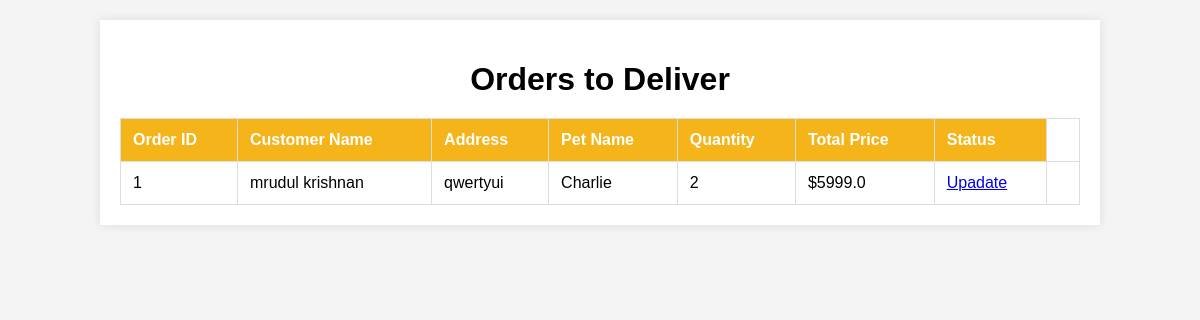
The page /view_order/ on the database as committed earlier.
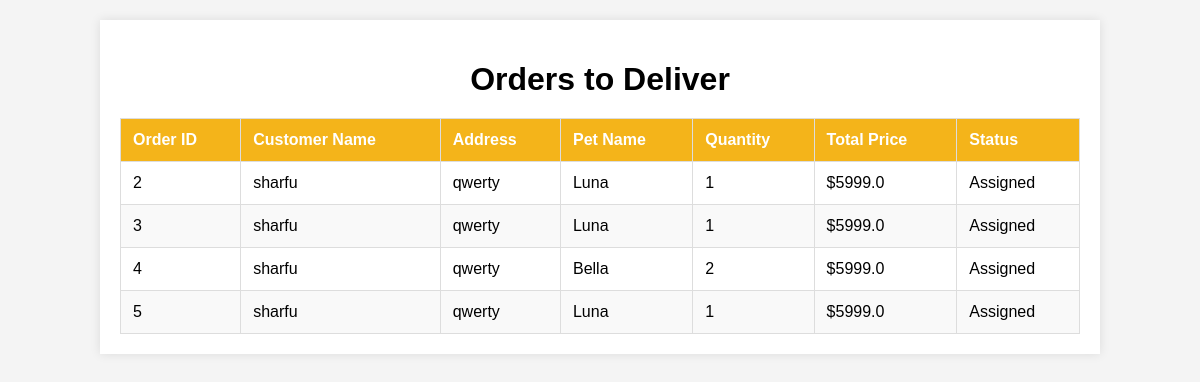
The same page on the database as committed later.
### pet_app/models.py (models this page shows)
class AssignTable(models.Model):
    BOY = models.ForeignKey(User, on_delete=models.CASCADE)
    BOOKING = models.ForeignKey(BookingDetails, on_delete=models.CASCADE)
    Date = models.DateTimeField(auto_now_add=True, null=True, blank=True)
    Status = models.CharField(max_length=30, blank=True, null=True)
    Comments = models.CharField(max_length=500, blank=True, null=True)

class BookingDetails(models.Model):
    Quantity = models.IntegerField()
    Status = models.CharField(max_length=30)
    PET = models.ForeignKey(Pet, on_delete=models.CASCADE)
    BOOK = models.ForeignKey(BookingTable, on_delete=models.CASCADE)

class BookingTable(models.Model):
    Date = models.DateField()
    Status = models.CharField(max_length=20)
    Total = models.FloatField()
    USER = models.ForeignKey(User, on_delete=models.CASCADE)

class User(AbstractUser):
    is_admin = models.BooleanField(default=False, verbose_name="Is admin")
    is_staff = models.BooleanField(default=False, verbose_name="Is Staff")
    is_customer = models.BooleanField(default=False, verbose_name="Is Customer")
    is_boy = models.BooleanField(default=False, verbose_name="Is Delivery Boy")
    name = models.CharField(max_length=100,null=True, blank=True)
    mobile = models.IntegerField(null=True, blank=True)
    Address = models.TextField(null=True, blank=True)
    email = models.EmailField(max_length=20,null=True, blank=True)
    role = models.CharField(max_length=20,null=True, blank=True)
    photo = models.ImageField(upload_to='profile/',null=True, blank=True)

class Pet(models.Model):
    name = models.CharField(max_length=100,null=False)
    category = models.ForeignKey(Category,on_delete=models.CASCADE)
    pic = models.ImageField(upload_to='pet/',null=False)
    price = models.DecimalField(max_digits=10,decimal_places=2,null=True,blank=True)
    description =models.CharField(max_length=300,null=False)
    breed=models.CharField(max_length=200,null=False)
    color=models.CharField(max_length=100,null=False)
    stock_level=models.IntegerField(null=False)
    age=models.CharField(max_length=100,null=False)
    vaccination = models.CharField(max_length=300,null=True)

### pet_app/views.py (the view)
# urls.py: path('view_order/', views.view_order, name="view_order"),
def view_order(request):
    obj = AssignTable.objects.all()
    return render(request, "deliveryboy/view_order.html",{'orders': obj})

### templates/deliveryboy/view_order.html (shortened to what this page needs)
<!DOCTYPE html>
<html lang="en">
<head>
</head>
<body>
<div class="container">
    <h1>Orders to Deliver</h1>
    <table>
        <thead>
            <tr>
                <th>Order ID</th>
                <th>Customer Name</th>
                <th>Address</th>
                <th>Pet Name</th>
                <th>Quantity</th>
                <th>Total Price</th>
                <th>Status</th>
            </tr>
        </thead>
        <tbody>
            {% for order in orders %}
            <tr>
                <td>{{ order.id }}</td>
                <td>{{ order.BOOKING.BOOK.USER.name }}</td>
                <td>{{ order.BOOKING.BOOK.USER.Address }}</td>
                <td>{{ order.BOOKING.PET.name }}</td>
                <td>{{ order.BOOKING.Quantity }}</td>
                <td>${{ order.BOOKING.BOOK.Total }}</td>
                {% if order.Status == "pending" %}
                <td>
                    <a href="/update_delivery/{{ order.id }}">Upadate</a>
                <td>
                    {% else %}
                <td>{{ order.Status }}</td>
                {% endif %}
            </tr>
            {% endfor %}
        </tbody>
    </table>
</div>
</body>
</html>

Rows that differ between the two databases and show on the page:
removed AssignTable: id "1", BOOKING.BOOK.USER.name "mrudul krishnan", BOOKING.BOOK.USER.Address "qwertyui", BOOKING.PET.name "Charlie", BOOKING.Quantity "2", BOOKING.BOOK.Total "5999.0"
added AssignTable: id "2", BOOKING.BOOK.USER.name "sharfu", BOOKING.BOOK.USER.Address "qwerty", BOOKING.PET.name "Luna", BOOKING.Quantity "1", BOOKING.BOOK.Total "5999.0", Status "Assigned"
added AssignTable: id "3", BOOKING.BOOK.USER.name "sharfu", BOOKING.BOOK.USER.Address "qwerty", BOOKING.PET.name "Luna", BOOKING.Quantity "1", BOOKING.BOOK.Total "5999.0", Status "Assigned"
added AssignTable: id "4", BOOKING.BOOK.USER.name "sharfu", BOOKING.BOOK.USER.Address "qwerty", BOOKING.PET.name "Bella", BOOKING.Quantity "2", BOOKING.BOOK.Total "5999.0", Status "Assigned"
added AssignTable: id "5", BOOKING.BOOK.USER.name "sharfu", BOOKING.BOOK.USER.Address "qwerty", BOOKING.PET.name "Luna", BOOKING.Quantity "1", BOOKING.BOOK.Total "5999.0", Status "Assigned"
